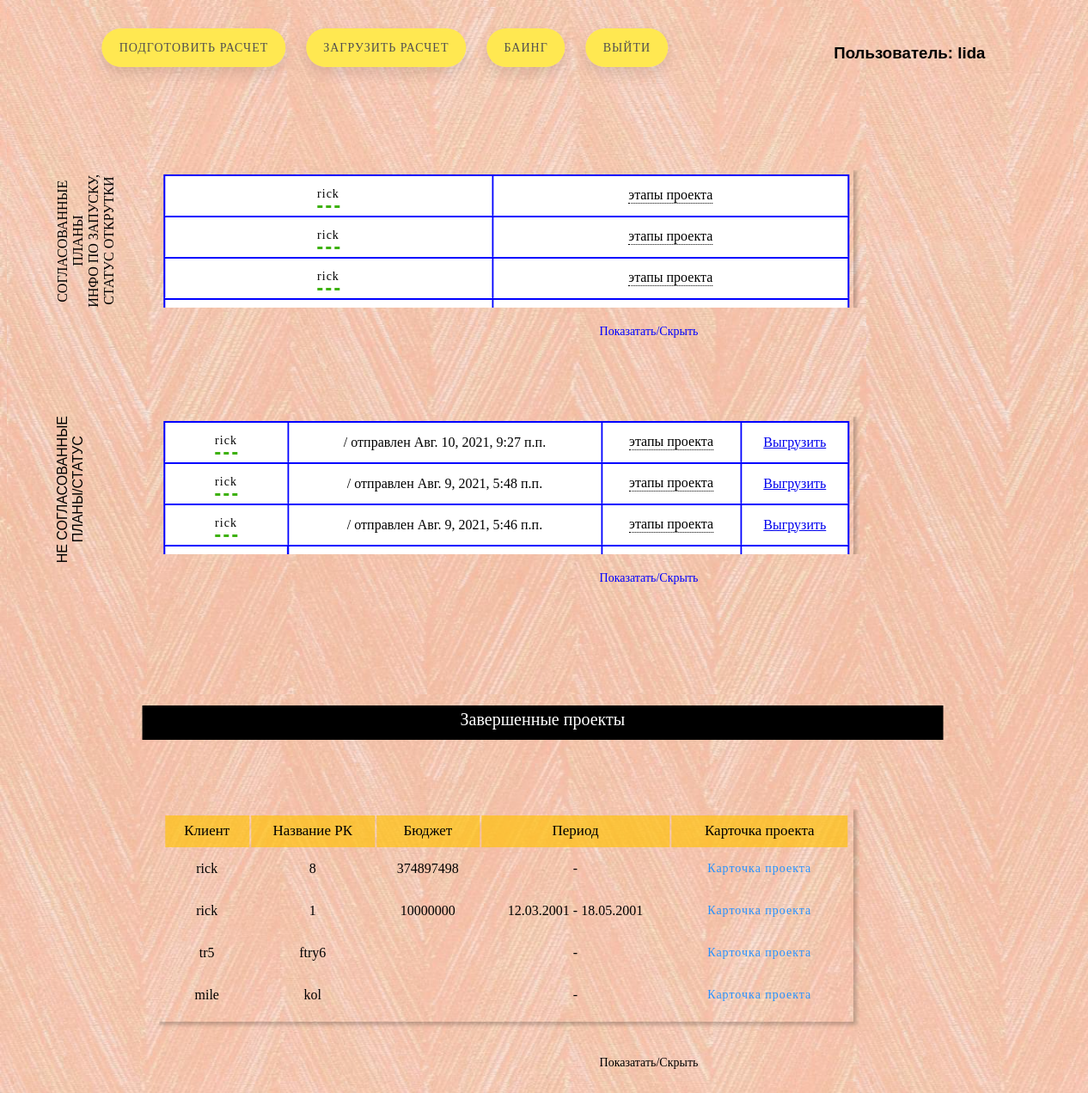
The app's page / (signed in), older data.
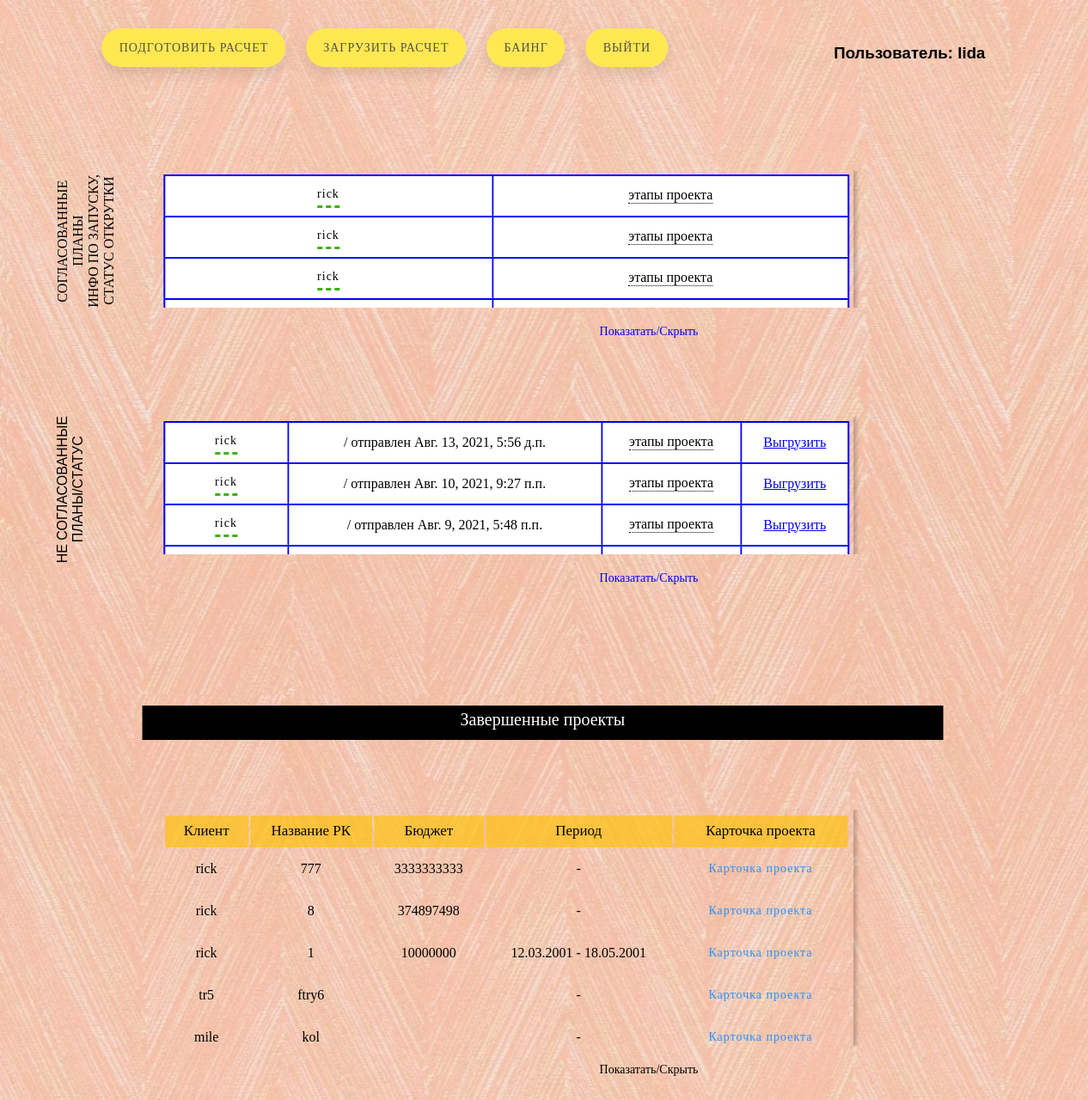
The same page, newer data.
### exel/models.py (models this page shows, shortened)
class Cleared(models.Model):
    username = models.CharField(max_length = 60)
    client = models.CharField(max_length = 50)
    name_rk = models.CharField(max_length = 200)
    mp = models.FileField(upload_to = content_file_name, null=True)
    comments = models.TextField(null=True)
    access = models.TextField(null=True)
    landing = models.CharField(max_length = 60, null=True)
    utm = models.FileField(upload_to = content_file_name, null=True)

class Client(models.Model):
    username = models.CharField(max_length = 60)
    client = models.CharField(max_length = 50)
    calculation = models.FileField('Файл расчета', upload_to = content_file_name, null=True)
    name_rk = models.CharField(max_length = 200)
    duploaded_at = models.DateTimeField(auto_now_add=True, null=True)
    comments = models.TextField(null=True)

class Complete(models.Model):
    username = models.CharField(max_length = 60)
    client = models.CharField(max_length = 50)
    name_rk = models.CharField(max_length = 200)
    budget = models.CharField(max_length = 30)
    period_c = models.CharField(max_length = 10)
    period_p = models.CharField(max_length = 10)

### exel/views.py (the view)
# urls.py: path('', views.main, name='main'),
def main(request, super_us = False):
    if request.user.is_authenticated:
        username = request.user.username
        data = {
            'files': Client.objects.filter(username=username)[::-1],
            'cleared': Cleared.objects.filter(username=username)[::-1],
            'complete': Complete.objects.filter(username=username)[::-1]
                }
        if request.user.is_superuser == 1:
            data['body'] = 'on'
            return render(request, 'base.html', data)
        data['body'] = 'off'
    else:
        return redirect('exel:login')
    return render(request, 'base.html', data)

### exel/templates/base.html (shortened to what this page needs)
{% load static %}
<!DOCTYPE html>
<html lang="ru">
<head>
    <link rel="stylesheet" href="{% static 'base.css' %}" type="text/css">
</head>
    {% block content %}
    <body>
    <div id="first">
    </div>
    <div id="base">
        <a href="{% url 'exel:prepare' %}" class="button">ПОДГОТОВИТЬ РАСЧЕТ</a>
        <a href="{% url 'exel:download_calc' %}" class="button">ЗАГРУЗИТЬ РАСЧЕТ</a>
        {% if body == 'on' %}
            {% autoescape on %}
                <a href="{% url 'exel:prepare' %}" class="button">БАИНГ</a>
            {% endautoescape %}
        {% endif %}
    	<a href="{% url 'exel:logout' %}" class="button">Выйти</a>
    	{% if user.is_authenticated %}
            <h3 id="user">Пользователь: {{ user.username }}</h3>
        {% endif %}
    	<form method="post" class="cleared">
        	<p id="base">СОГЛАСОВАННЫЕ<br>ПЛАНЫ<br>ИНФО ПО ЗАПУСКУ,<br>СТАТУС ОТКРУТКИ</p>
            <div class="form">
            <div class="xpandable-block">
            <div class="tab">
            <table class="table_blur">
            	<tbody>
                	{% for name in cleared %}
                    	<tr>
                        	<td><a class="s1" href="{% url 'exel:but_cleared' name.name_rk %}">{{name.client}}</a>
                        	</td>
                        	<td>
                        	<div class="tooltip">этапы проекта
                            </div>
                        	</td>
                		</tr>
                	{% endfor %}
            	</tbody>
            </table>
        </div>
        </div>
        <label class="labeltable" for="button2">Показатать/Cкрыть</label>
        </div>
    	</form>
    	<form  method="post" class="not_cleared">
        	<p id="not_cl">НЕ СОГЛАСОВАННЫЕ<br>ПЛАНЫ/СТАТУС</p>
        	<div class="formtable">
            <div class="xpandable-block">
            <div class="tab">
            	<table class="table_blur">
            		<tbody>
            			{% for name in files %}
                    	<tr>
                        	<td><a class="s1" href="{% url 'exel:but_not_cleared' name.name_rk %}">{{name.client}}</a></td>
                        	<td>/ отправлен {{name.duploaded_at}}</td>
                        	<td>
                        	<div class="tooltip">этапы проекта
                            </div>
                        	</td>
                            <td>
                                <a href="{{ name.calculation.url }}">Выгрузить</a>
                            </td>
                		</tr>
                	{% endfor %}
            	</tbody>
            </table>
        </div>
        </div>
        <label class="labeltable" for="button1">Показатать/Cкрыть</label>
        </div>
	</form>
	<p id="end">Завершенные проекты</p>
    <form method="post" class="compl">
        	<div class="completeform">
            <div class="xpandable-block_c">
            <div class="tab">
            	<table class="table_blur_compl">
            		<tbody>
                		<tr class="name">
                        	<td>Клиент</td>
                        	<td>Название РК</td>
                        	<td>Бюджет</td>
                        	<td>Период</td>
                        	<td>Карточка проекта</td>
                        </tr>
            			{% for name in complete %}
                    	<tr>
                        	<td>{{name.client}}</td>
                        	<td>{{name.name_rk}}</td>
                        	<td>{{name.budget}}</td>
                        	<td>{{name.period_c}} - {{name.period_p}}</td>
                            <td>
                                <a class="s3" href="{% url 'exel:but_cleared' name.name_rk %}">Карточка проекта</a>
                            </td>
                		</tr>
                	{% endfor %}
            	</tbody>
            </table>
        </div>
        </div>
        <label class="label" for="button3">Показатать/Cкрыть</label>
        </div>
	</form>
    <div id="end">
    </div>
	</div>
	</body>
	{% endblock %}
</html>

### exel/static/base.css (style rules this page uses)
body, html { background: url(../static/background/11.png); width: 99%; height: 100%; }
.s1 { color: #000000; position: relative; text-decoration: none; display: inline-block; padding: 5px 10px; letter-spacing: 1px; margin: 0 20px; font-size: 14px; font-family: 'Fredoka One', cursive; transition: .3s ease-in-out; }
.s1:after { content: ""; display: block; position: relative; width: 100%; margin: auto; border-bottom: 3px dashed #3db10d; bottom: -5px; transition: .5s ease-in-out; }
a.s3 { color: #2691ff; border: 2px solid transparent; text-decoration: none; display: inline-block; padding: 5px 10px; letter-spacing: 1px; font-size: 14px; font-family: 'Fredoka One', cursive; transition: .3s ease-in-out; }
div#end { position: relative; top: 130px; height: 50px; width: 10px; background: transparent; }
h3#user { position: absolute; top: 3%; left: 72vw; font-family: CURSIVE, sans-serif; }
.completeform { position: relative; top: 100px; left: 10vw; }
.form { position: relative; top: 10%; left: 10vw; }
.formtable { position: relative; top: -100px; left: 10vw; }
.table_blur th, .table_blur td { border-style: solid; border-width: 0 1px 1px 0; border-color: white; }
.table_blur td { padding: 8px 5px; background: white; }
.table_blur tr td:last-child { border-right: none; }
.table_blur { background: blue; text-align: center; max-width: 100%; width: 100% }
div.tab { padding: 5px; max-width: 70%; overflow-x: scroll; margin-bottom: 20px; box-shadow: 2px 2px 4px 2px rgba(0,0,0,.2) }
.xpandable-block { max-height: 160px; overflow: hidden; order: 0; -webkit-transition: max-height 1s; transition: max-height 1s; }
.xpandable-block_c { max-height: 275px; overflow: hidden; order: 0; -webkit-transition: max-height 1s; transition: max-height 1s; }
.labeltable { color: blue; font-size: 14px; cursor: pointer; text-align: center; margin: 20px auto; display: block; width: 250px; }
.table_blur_compl th, .table_blur_compl td { border-style: solid; border-width: 0 1px 1px 0; border-color: #00000000; }
.table_blur_compl td { padding: 8px 15px; background: #00000000; }
.table_blur_compl tr:last-child td:first-child { border-radius: 0 0 0 10px; }
.table_blur_compl tr:last-child td:last-child { border-radius: 0 0 10px 0; }
.table_blur_compl tr td:last-child { border-right: none; }
.table_blur_compl { background: #00000000; text-align: center; max-width: 100%; width: 100% }
.label { color: black; font-size: 14px; cursor: pointer; text-align: center; margin: 20px auto; display: block; width: 250px; }
tr.name { background: #ffc107ab; text-align: center; max-width: 100%; width: 100%; font-family: Lobster, cursive; font-size: 17px; }
div#first { width: 90vw; height: 100vh; position: fixed; top: 50%; left: 50%; margin-right: -50%; transform: translate(-50%, -50%); }
div#base { width: 90vw; height: 100vh; position: relative; top: 50%; left: 50%; margin-right: -50%; transform: translate(-50%, -50%); }
#end { position: relative; top: 5vh; left: 50%; transform: translate(-50%, -50%); background: black; text-align: center; color: white; text-decoration: none; padding: 5px 10px; font-size: 20px; margin: 1px 3px; width: 80%; height: 30px; }
.button { position: relative; top: 30px; right: -50px; padding: 15px 20px; text-decoration: none; margin: 8px 10px; cursor: pointer; width: 200px; height: 35px; border-radius: 45px; font-family: Libre Baskerville, serif; font-size: 14px; text-transform: uppercase; text-align: center; letter-spacing: 1px; line-height: 35px; color: #524f4e; background: #ffe851; box-shadow: 0 8px 15px rgba(0, 0, 0, .1); transition: .3s; }
p#base { position: relative; text-align: center; top: 20vh; left: -10px; font-family: 'Bitter', serif; writing-mode: tb-rl; transform: rotate(180deg); }
.tooltip { position: relative; display: inline-block; border-bottom: 1px dotted black; }
p#not_cl { position: relative; text-align: center; top: 70px; left: -10px; writing-mode: tb-rl;font-family: 'Krona One', sans-serif; transform: rotate(180deg); }

Row changes from the older to the newer data that the page shows:
no longer on this page (row unchanged): Client: client "rick", duploaded_at "Авг. 9, 2021, 5:46 п.п."
added Client: client "rick", duploaded_at "Авг. 13, 2021, 5:56 д.п."
added Complete: client "rick", name_rk "777", budget "3333333333"
